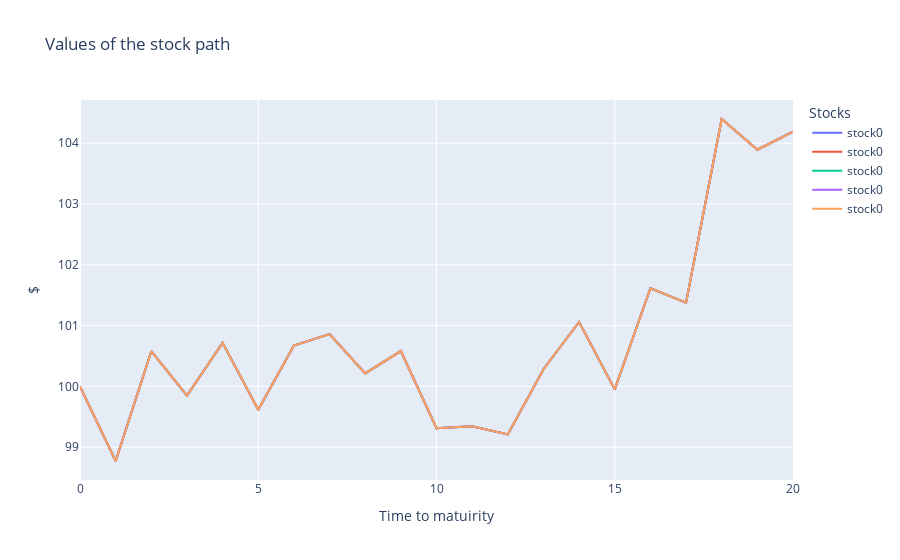

Notebook cell for this chart:
### Code cell
fig = go.Figure()
# Add traces for each column
for column in stock_prices.columns[values]:
    fig.add_trace(go.Scatter(x=stock_prices.index, y=stock_prices[column], mode='lines', name=f"stock{column}"))

# Update layout
fig.update_layout(
    title='Values of the stock path ',
    xaxis_title='Time to matuirity',
    yaxis_title='$',
    template='plotly',
    legend=dict(title='Stocks'),
)

# Show the plot
fig.show()

### Figure 1 — Plotly figure (JSON) as saved in the notebook; plotly's stock layout.template omitted (floating-point values rounded to 4 significant figures)
{"data": [{"mode": "lines", "name": "stock0", "type": "scatter", "x": [0, 1, 2, 3, 4, 5, 6, 7, 8, 9, 10, 11, 12, 13, 14, 15, 16, 17, 18, 19, 20], "y": [100, 98.77, 100.6, 99.85, 100.7, 99.61, 100.7, 100.9, 100.2, 100.6, 99.31, 99.34, 99.21, 100.3, 101.1, 99.95, 101.6, 101.4, 104.4, 103.9, 104.2]}, {"mode": "lines", "name": "stock0", "type": "scatter", "x": [0, 1, 2, 3, 4, 5, 6, 7, 8, 9, 10, 11, 12, 13, 14, 15, 16, 17, 18, 19, 20], "y": [100, 98.77, 100.6, 99.85, 100.7, 99.61, 100.7, 100.9, 100.2, 100.6, 99.31, 99.34, 99.21, 100.3, 101.1, 99.95, 101.6, 101.4, 104.4, 103.9, 104.2]}, {"mode": "lines", "name": "stock0", "type": "scatter", "x": [0, 1, 2, 3, 4, 5, 6, 7, 8, 9, 10, 11, 12, 13, 14, 15, 16, 17, 18, 19, 20], "y": [100, 98.77, 100.6, 99.85, 100.7, 99.61, 100.7, 100.9, 100.2, 100.6, 99.31, 99.34, 99.21, 100.3, 101.1, 99.95, 101.6, 101.4, 104.4, 103.9, 104.2]}, {"mode": "lines", "name": "stock0", "type": "scatter", "x": [0, 1, 2, 3, 4, 5, 6, 7, 8, 9, 10, 11, 12, 13, 14, 15, 16, 17, 18, 19, 20], "y": [100, 98.77, 100.6, 99.85, 100.7, 99.61, 100.7, 100.9, 100.2, 100.6, 99.31, 99.34, 99.21, 100.3, 101.1, 99.95, 101.6, 101.4, 104.4, 103.9, 104.2]}, {"mode": "lines", "name": "stock0", "type": "scatter", "x": [0, 1, 2, 3, 4, 5, 6, 7, 8, 9, 10, 11, 12, 13, 14, 15, 16, 17, 18, 19, 20], "y": [100, 98.77, 100.6, 99.85, 100.7, 99.61, 100.7, 100.9, 100.2, 100.6, 99.31, 99.34, 99.21, 100.3, 101.1, 99.95, 101.6, 101.4, 104.4, 103.9, 104.2]}], "layout": {"legend": {"title": {"text": "Stocks"}}, "title": {"text": "Values of the stock path "}, "xaxis": {"title": {"text": "Time to matuirity"}}, "yaxis": {"title": {"text": "$"}}}}
